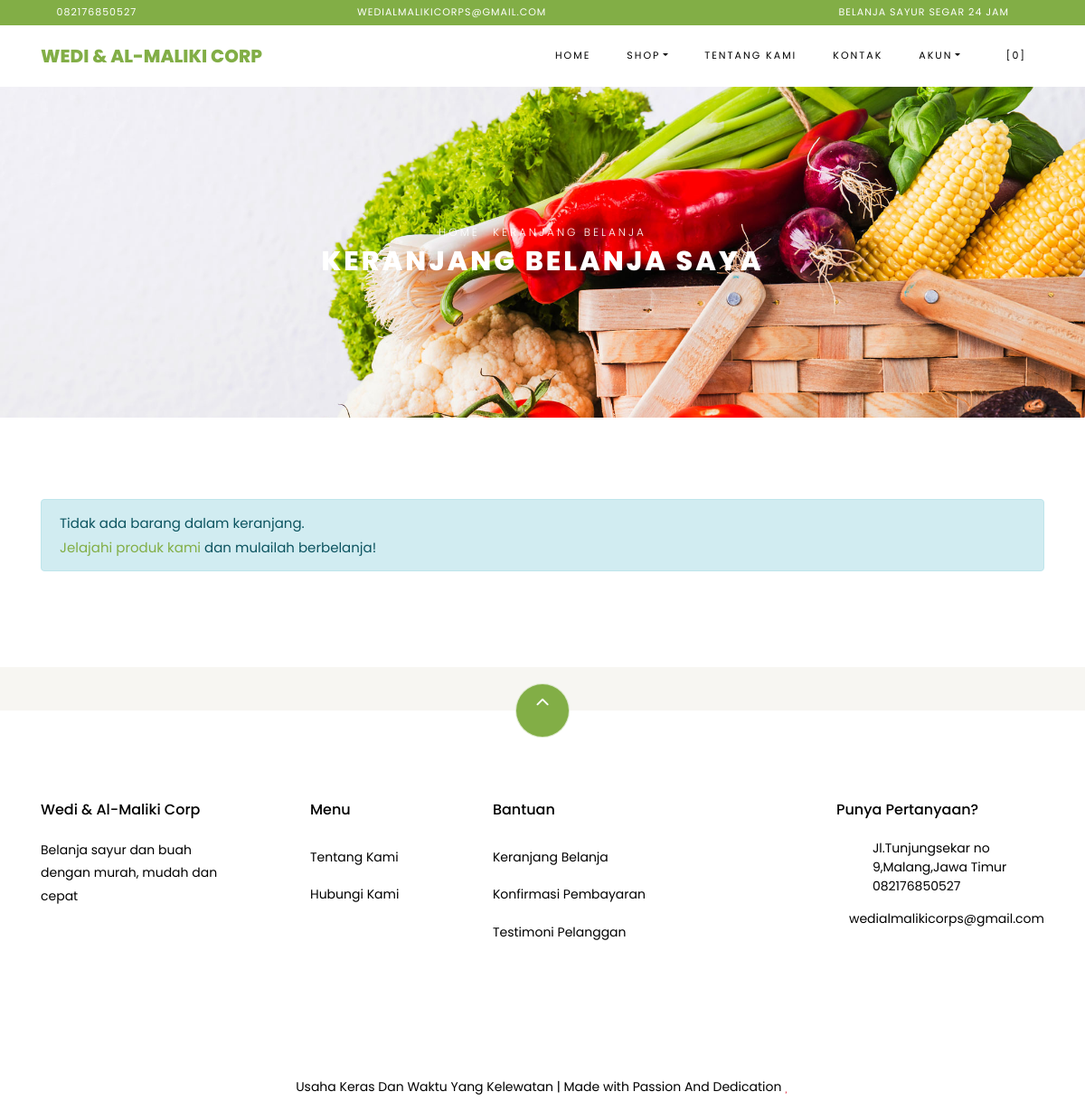
The app's page /index.php/shop/cart with its own data.
### tables this page shows
CREATE TABLE `settings` (
  `id` int(10) NOT NULL,
  `key` varchar(32) NOT NULL,
  `content` text NOT NULL
);

### application/helpers/themes_helper.php (called while the page is built, shortened)
<?php
if ( ! function_exists('get_theme_name'))
{
    function get_theme_name() {
        $current_theme = get_settings('current_theme_name');
        return ($current_theme) ? $current_theme : false;
    }
}
if ( ! function_exists('get_template_part'))
{
    function get_template_part($file_name = null, $params = array()) {
        if ($file_name !== '') {
            $current_theme = get_theme_name();
            if ( file_exists($file_location = VIEWPATH .'themes/'. $current_theme .'/'. $file_name .'.php')) {
                $CI =& get_instance();
                $CI->load->view('themes/'. $current_theme .'/'. $file_name, $params);
            }
            else {
                echo '<div>Kesalahan: berkas tema <b>'. $file_name .'.php</b> tidak ditemukan.<br>Lokasi berkas: <b>'. $file_location .'</b></div>';
            }
        }
    }
}
if ( ! function_exists('get_header'))
{
    function get_header($params = null, $section = '', $current_section = '') {
        $load_params = array();
        if ( is_null($params)) {
            $load_params['title'] = get_settings('site_name');
        }
        else if ( is_string($params)) {
            $load_params['title'] = $params;
        }
        $load_params['sidebar_section'] = $section;
        $load_params['current_section'] = $current_section;
        get_template_part('header', $load_params);
    }
}
if ( ! function_exists('get_footer'))
{
    function get_footer($params = array()) {
        get_template_part('footer', $params);
    }
}
if ( ! function_exists('get_theme_uri'))
{
    function get_theme_uri($file_name = null, $theme_name = NULL)
    {
        $theme_name = ($theme_name == NULL) ? get_theme_name() : $theme_name;
        return is_null($file_name) ? base_url('assets/themes/'. $theme_name .'/') : base_url('assets/themes/'. $theme_name .'/'. $file_name) ;
    }
}

### application/controllers/Shop.php (called while the page is built, shortened)
<?php
class Shop extends CI_Controller {
    public function cart()
    {
        $cart['carts'] = $this->cart->contents();
        $cart['total_cart'] = $this->cart->total();
        $ongkir = ($cart['total_cart'] >= get_settings('min_shop_to_free_shipping_cost')) ? 0 : get_settings('shipping_cost');
        $cart['total_price'] = $cart['total_cart'] + $ongkir;
        get_header('Keranjang Belanja');
        get_template_part('shop/cart', $cart);
        get_footer();
    }
}

### index.php (called while the page is built, shortened)
<?php
require_once BASEPATH . 'core/CodeIgniter.php';

### application/helpers/global_helper.php (called while the page is built, shortened)
<?php
if (!function_exists('get_settings')) {
    function get_settings($key = '')
    {
        $CI = &get_instance();
        $row = $CI->db
            ->select('content')
            ->where('key', $key)
            ->get('settings')
            ->row();
        return $row->content;
    }
}
if (!function_exists('get_store_name')) {
    function get_store_name()
    {
        return get_settings('store_name');
    }
}

### application/helpers/session_helper.php (called while the page is built, shortened)
<?php
if (!function_exists('init')) {
    function init()
    {
        $CI = &get_instance();
        return $CI;
    }
}
if (!function_exists('session_data')) {
    function session_data()
    {
        $CI = init();
        $read_session_in_cookie = get_cookie('__ACTIVE_SESSION_DATA');
        $read_session_in_session = $CI->session->userdata('__ACTIVE_SESSION_DATA');
        if ($read_session_in_cookie) {
            $read_data = $CI->encryption->decrypt($read_session_in_cookie);
            $read_data = json_decode($read_data);
            return $read_data;
        } else if ($read_session_in_session) {
            $read_data = $CI->encryption->decrypt($read_session_in_session);
            $read_data = json_decode($read_data);
            return $read_data;
        } else {
            $default_session = new stdClass();
            $default_session->is_login = FALSE;
            $default_session->user_id = 0;
            $default_session->login_at = 0;
            $default_session->remember_me = FALSE;
            return $default_session;
        }
    }
}

### application/views/themes/vegefoods/shop/cart.php (the view, shortened to what this page needs)
<div class="hero-wrap hero-bread" style="background-image: url('<?php echo get_theme_uri('images/bg_1.jpg'); ?>');">
    <div class="container">
      <div class="row no-gutters slider-text align-items-center justify-content-center">
        <div class="col-md-9 ftco-animate text-center">
            <p class="breadcrumbs"><span class="mr-2"><?php echo anchor(base_url(), 'Home'); ?></span> <span>Keranjang Belanja</span></p>
          <h1 class="mb-0 bread">Keranjang Belanja Saya</h1>
        </div>
      </div>
    </div>
  </div>
  <section class="ftco-section ftco-Keranjang Belanja">
          <div class="container">
          <?php if ( count($carts) > 0) : ?>
            <form action="<?php echo site_url('shop/checkout'); ?>" method="POST">
              <div class="row">
              <div class="col-md-12 ftco-animate">
                  <div class="cart-list">
                      <table class="table">
                          <thead class="thead-primary">
                            <tr class="text-center">
                              <th>&nbsp;</th>
                              <th>&nbsp;</th>
                              <th>Produk</th>
                              <th>Harga</th>
                              <th>Kuantitas</th>
                              <th>Sub Total</th>
                            </tr>
                          </thead>
                          <tbody>
                              <?php foreach ($carts as $item) : ?>
                            <tr class="text-center cart-<?php echo $item['rowid']; ?>">
                              <td class="product-remove"><a href="#" class="remove-item" data-rowid="<?php echo $item['rowid']; ?>"><span class="ion-ios-close"></span></a></td>
                              <td class="image-prod"><div class="img img-fluid rounded" style="background-image:url(<?php echo get_product_image($item['id']); ?>);"></div></td>
                              <td class="product-name">
                                  <h3><?php echo $item['name']; ?></h3>
                              </td>
                              <td class="price">Rp <?php echo format_rupiah($item['price']); ?></td>
                              <td class="quantity">
                                  <div class="input-group mb-3">
                                   <input type="text" name="quantity[<?php echo $item['rowid']; ?>]" class="quantity form-control input-number" value="<?php echo $item['qty']; ?>" min="1" max="100">
                                </div>
                            </td>
                              <td class="total">Rp <?php echo format_rupiah($item['subtotal']); ?></td>
                            </tr>
                              <?php endforeach; ?>
                          </tbody>
                        </table>
                    </div>
              </div>
          </div>
          <div class="row justify-content-end">
              <div class="col-lg-4 mt-5 cart-wrap ftco-animate">
                  <div class="cart-total mb-3">
                      <h3>Kode Kupon</h3>
                      <p>Punya kode kupon? Gunakan kupon kamu untuk mendapatkan potongan harga menarik</p>
                <div class="form-group">
                    <label for="code">Kode:</label>
                  <input id="code" name="coupon_code" type="text" class="form-control text-left px-3" placeholder="">
                </div>
                  </div>
              </div>
              <div class="col-lg-4 mt-5 cart-wrap ftco-animate">
                  <div class="cart-total mb-3">
                      <h3>Rincian Keranjang</h3>
                      <p class="d-flex">
                          <span>Subtotal</span>
                          <span class="n-subtotal font-weight-bold">Rp <?php echo format_rupiah($total_cart); ?></span>
                      </p>
                      <p class="d-flex">
                          <span>Biaya pengiriman</span>
                          <?php if ( $total_cart >= get_settings('min_shop_to_free_shipping_cost')) : ?>
                          <span class="n-ongkir font-weight-bold">Gratis</span>
                          <?php else : ?>
                            <span class="n-ongkir font-weight-bold">Rp <?php echo format_rupiah(get_settings('shipping_cost')); ?></span>
                          <?php endif; ?>
                      </p>
                      <hr>
                      <p class="d-flex total-price">
                          <span>Total</span>
                          <span class="n-total font-weight-bold">Rp <?php echo format_rupiah($total_price); ?></span>
                      </p>
                  </div>
                  <p><button type="submit" class="btn btn-primary py-3 px-4">Checkout</button></p>
              </div>
          </div>
          </form>
          <?php else : ?>
            <div class="row">
              <div class="col-md-12 ftco-animate">
                <div class="alert alert-info">Tidak ada barang dalam keranjang.<br><?php echo anchor('browse', 'Jelajahi produk kami'); ?> dan mulailah berbelanja!</div>
              </div>
            </div>
          <?php endif; ?>
          </div>
      </section>

### application/views/themes/vegefoods/header.php (shortened to what this page needs)
?><!DOCTYPE html>
<html lang="en">
  <head>
    <link rel="stylesheet" href="<?php echo get_theme_uri('css/open-iconic-bootstrap.min.css'); ?>">
    <link rel="stylesheet" href="<?php echo get_theme_uri('css/animate.css'); ?>">
    <link rel="stylesheet" href="<?php echo get_theme_uri('css/owl.carousel.min.css'); ?>">
    <link rel="stylesheet" href="<?php echo get_theme_uri('css/owl.theme.default.min.css'); ?>">
    <link rel="stylesheet" href="<?php echo get_theme_uri('css/magnific-popup.css'); ?>">
    <link rel="stylesheet" href="<?php echo get_theme_uri('css/aos.css'); ?>">
	<link rel="stylesheet" href="<?php echo get_theme_uri('css/ionicons.min.css'); ?>">
	<link rel="stylesheet" href="<?php echo get_theme_uri('js/plugins/@fortawesome/fontawesome-free/css/all.min.css', 'argon'); ?>">
    <link rel="stylesheet" href="<?php echo get_theme_uri('css/bootstrap-datepicker.css'); ?>">
    <link rel="stylesheet" href="<?php echo get_theme_uri('css/jquery.timepicker.css'); ?>">
    <link rel="stylesheet" href="<?php echo get_theme_uri('css/flaticon.css'); ?>">
    <link rel="stylesheet" href="<?php echo get_theme_uri('css/icomoon.css'); ?>">
	<link rel="stylesheet" href="<?php echo get_theme_uri('css/style.css'); ?>">
	<link rel="stylesheet" href="<?php echo base_url('assets/plugins/toastr/toastr.min.css'); ?>">
  </head>
  <body class="goto-here">
		<div class="py-1 bg-primary">
    	<div class="container">
    		<div class="row no-gutters d-flex align-items-start align-items-center px-md-0">
	    		<div class="col-lg-12 d-block">
		    		<div class="row d-flex">
		    			<div class="col-md pr-4 d-flex topper align-items-center">
					    	<div class="icon mr-2 d-flex justify-content-center align-items-center"><span class="icon-phone2"></span></div>
						    <span class="text"><?php echo get_settings('store_phone_number'); ?></span>
					    </div>
					    <div class="col-md pr-4 d-flex topper align-items-center">
					    	<div class="icon mr-2 d-flex justify-content-center align-items-center"><span class="icon-paper-plane"></span></div>
						    <span class="text"><?php echo get_settings('store_email'); ?></span>
					    </div>
					    <div class="col-md-5 pr-4 d-flex topper align-items-center text-lg-right">
						    <span class="text"><?php echo get_settings('store_tagline'); ?></span>
					    </div>
				    </div>
			    </div>
		    </div>
		  </div>
    </div>
    <nav class="navbar navbar-expand-lg navbar-dark ftco_navbar bg-dark ftco-navbar-light" id="ftco-navbar">
	    <div class="container">
	      <a class="navbar-brand" href="<?php echo base_url(); ?>"><?php echo get_store_name(); ?></a>
	      <div class="collapse navbar-collapse" id="ftco-nav">
	        <ul class="navbar-nav ml-auto">
	          <li class="nav-item active"><a href="<?php echo base_url(); ?>" class="nav-link">Home</a></li>
	          <li class="nav-item dropdown">
              <a class="nav-link dropdown-toggle" href="#" id="dropdown04" data-toggle="dropdown" aria-haspopup="true" aria-expanded="false">Shop</a>
            </li>
	          <li class="nav-item"><a href="<?php echo site_url('pages/about'); ?>" class="nav-link">Tentang Kami</a></li>
              <li class="nav-item"><a href="<?php echo site_url('pages/contact'); ?>" class="nav-link">Kontak</a></li>
              <li class="nav-item dropdown">
              <a class="nav-link dropdown-toggle" href="#" id="dropdown05" data-toggle="dropdown" aria-haspopup="true" aria-expanded="false">Akun</a>
            </li>
	          <li class="nav-item cta cta-colored"><a href="<?php echo site_url('shop/cart'); ?>" class="nav-link"><span class="icon-shopping_cart"></span>[<span class="cart-item-total">0</span>]</a></li>
	        </ul>
	      </div>
	    </div>
	  </nav>

### application/views/themes/vegefoods/footer.php (shortened to what this page needs)
<section class="ftco-section ftco-no-pt ftco-no-pb py-5 bg-light">
    <div class="container py-4">
    </div>
  </section>
  <footer class="ftco-footer ftco-section">
    <div class="container">
        <div class="row">
            <div class="mouse">
                      <a href="#" class="mouse-icon">
                          <div class="mouse-wheel"><span class="ion-ios-arrow-up"></span></div>
                      </a>
                  </div>
        </div>
      <div class="row mb-5">
        <div class="col-md">
          <div class="ftco-footer-widget mb-4">
            <h2 class="ftco-heading-2"><?php echo get_store_name(); ?></h2>
            <p><?php echo get_settings('store_description'); ?></p>
            <ul class="ftco-footer-social list-unstyled float-md-left float-lft mt-5">
            </ul>
          </div>
        </div>
        <div class="col-md">
          <div class="ftco-footer-widget mb-4 ml-md-5">
            <h2 class="ftco-heading-2">Menu</h2>
            <ul class="list-unstyled">
              <li><a href="<?php echo site_url('pages/about'); ?>" class="py-2 d-block">Tentang Kami</a></li>
              <li><a href="<?php echo site_url('pages/contact'); ?>" class="py-2 d-block">Hubungi Kami</a></li>
            </ul>
          </div>
        </div>
        <div class="col-md-4">
           <div class="ftco-footer-widget mb-4">
            <h2 class="ftco-heading-2">Bantuan</h2>
            <div class="d-flex">
                <ul class="list-unstyled mr-l-5 pr-l-3 mr-4">
                  <li><a href="<?php echo site_url('shop/cart'); ?>" class="py-2 d-block">Keranjang Belanja</a></li>
                  <li><a href="<?php echo site_url('customer/payments/confirm'); ?>" class="py-2 d-block">Konfirmasi Pembayaran</a></li>
                  <li><a href="<?php echo site_url('shop/testimonial'); ?>" class="py-2 d-block">Testimoni Pelanggan</a></li>
                </ul>
              </div>
          </div>
        </div>
        <div class="col-md">
          <div class="ftco-footer-widget mb-4">
              <h2 class="ftco-heading-2">Punya Pertanyaan?</h2>
              <div class="block-23 mb-3">
                <ul>
                  <li><span class="icon icon-map-marker"></span><span class="text"><?php echo get_settings('store_address'); ?></span></li>
                  <li><a href="#"><span class="icon icon-phone"></span><span class="text"><?php echo get_settings('store_phone_number'); ?></span></a></li>
                  <li><a href="#"><span class="icon icon-envelope"></span><span class="text"><?php echo get_settings('store_email'); ?></span></a></li>
                </ul>
              </div>
          </div>
        </div>
      </div>
      <div class="row">
        <div class="col-md-12 text-center">
          <p>
          Usaha Keras  Dan Waktu Yang Kelewatan | Made with Passion And Dedication <i class="icon-heart text-danger" aria-hidden="true"></i>
                      </p>
        </div>
      </div>
    </div>
  </footer>
</body>
</html>

### records on screen
settings: content "082176850527"
settings: content "WEDIALMALIKICORPS@GMAIL.COM", content "wedialmalikicorps@gmail.com"
settings: content "BELANJA SAYUR SEGAR 24 JAM"
settings: content "WEDI & AL-MALIKI CORP", content "Wedi & Al-Maliki Corp"
settings: content (picture)
settings: content "Belanja sayur dan buah dengan murah, mudah dan cepat"
settings: content "Jl.Tunjungsekar no 9,Malang,Jawa Timur"

### other values on screen
anchor(base_url(), 'Home') "HOME"
anchor('browse', 'Jelajahi produk kami') "Jelajahi produk kami"
